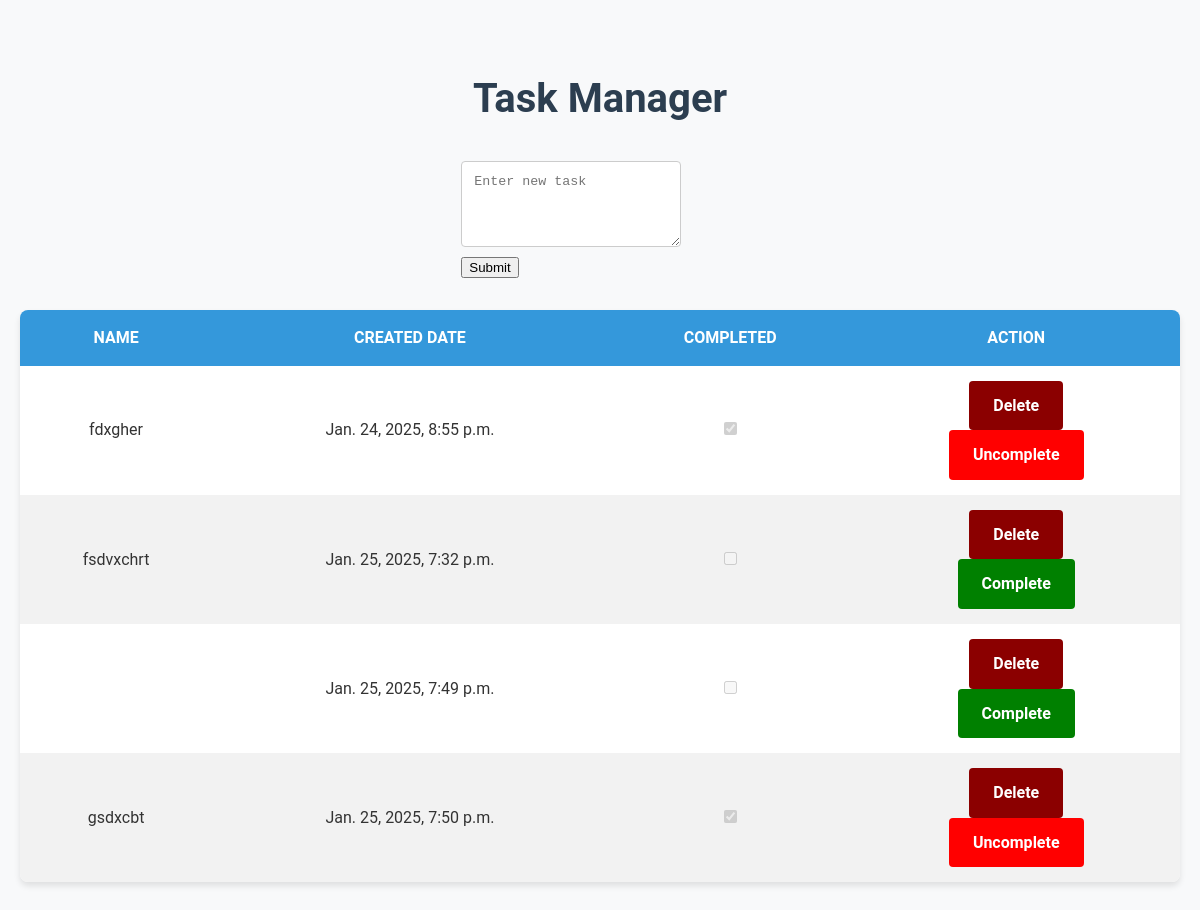
The app's page /, older data.
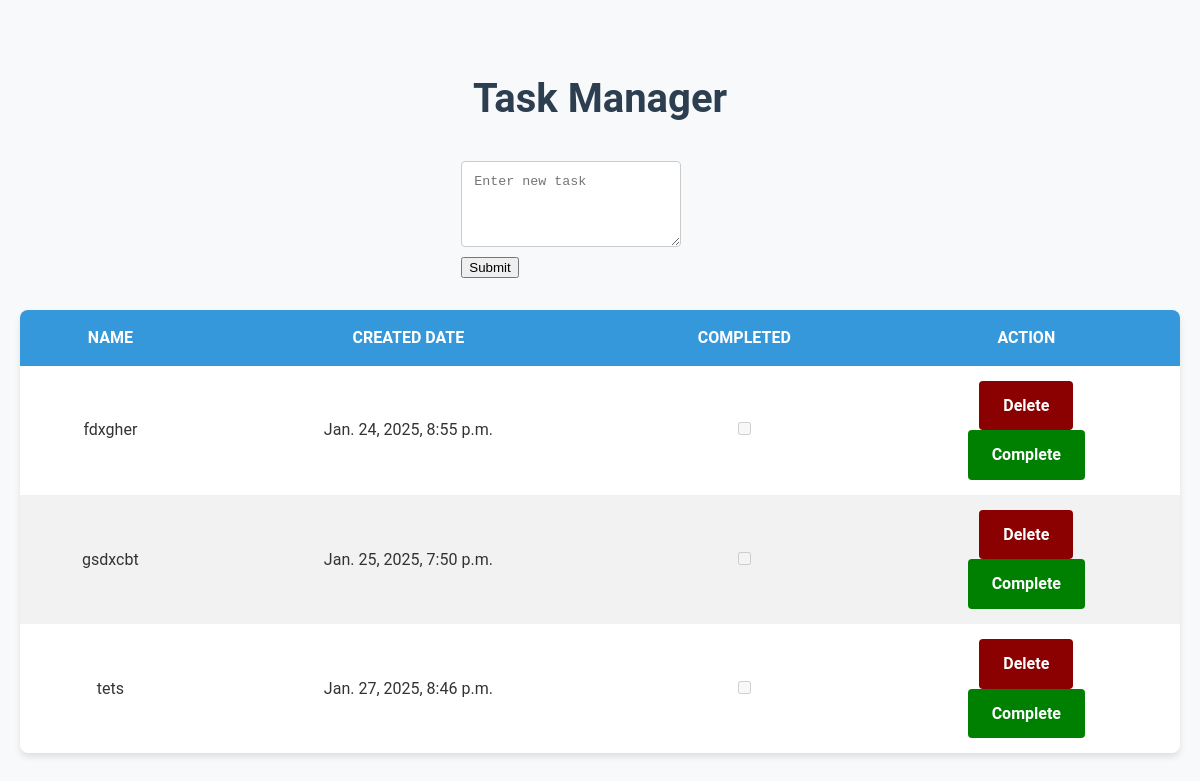
The same page, newer data.
### projet1/models.py (models this page shows)
class TodoEntry(models.Model):
    name = models.CharField(max_length=100)
    dateCreated = models.DateTimeField(default=timezone.localtime(timezone.now()))
    completed = models.BooleanField(default=False)

### projet1/views.py (the view)
# urls.py: path('', views.index, name='index'),
def index(request):
    if request.method == 'POST':
        entryName = request.POST.get('newEntry')
        newEntry = TodoEntry()
        newEntry.name = entryName
        newEntry.save()
        return redirect('/')
    else:
        entries = TodoEntry.objects.all()
        return render(request, 'index.html', {'entries': entries})

### templates/index.html (shortened to what this page needs)
{% load static %}
<!DOCTYPE html>
<html lang="en">
<head>
    <link rel="stylesheet" href="{% static 'styles.css' %}">
</head>
<body>
    <div class="container">
        <h1>Task Manager</h1>
        <div class="input-container">
            <form method="POST" action="/">
                <textarea name="newEntry" placeholder="Enter new task"></textarea>
                <input type = "submit"/>
            </form>
        </div>
        <table>
            <thead>
                <tr>
                    <th style="text-align: center; vertical-align: middle;">Name</th>
                    <th style="text-align: center; vertical-align: middle;">Created Date</th>
                    <th style="text-align: center; vertical-align: middle;">Completed</th>
                    <th style="text-align: center; vertical-align: middle;">Action</th>
                </tr>
            </thead>
            <tbody>
                {% for entry in entries %}
                    <tr>
                        <td style="text-align: center; vertical-align: middle;">{{entry.name}}</td>
                        <td style="text-align: center; vertical-align: middle;">{{entry.dateCreated}}</td>
                        {% if entry.completed == True %}
                            <td style="text-align: center; vertical-align: middle;">
                                <input type="checkbox" disabled checked>
                            </td>
                        {% else %}
                            <td style="text-align: center; vertical-align: middle;">
                                <input type="checkbox" disabled>
                            </td>
                        {% endif %}
                        <td style="text-align: center; vertical-align: middle;">
                            <a href="{% url 'delete-entry' entry.id %}" class="button-style" style="color: white; background-color: darkred; font-weight: bold;" >Delete</a><br>
                            <form method="POST" action="/">
                                {% if entry.completed == False %}
                                    <a href="{% url 'edit-entry' entry.id %}" class="button-style" style="color: white; background-color: green; font-weight: bold;">Complete</a>
                                {% else %}
                                    <a href="{% url 'edit-entry' entry.id %}" class="button-style" style="color: white; background-color: red; font-weight: bold;">Uncomplete</a>
                                {% endif %}
                            </form>
                        </td>
                    </tr>
                {% endfor %}
            </tbody>
        </table>
    </div>
</body>
</html>

### static/styles.css (style rules this page uses)
body { font-family: 'Roboto', Arial, sans-serif; line-height: 1.6; margin: 0; padding: 0; background-color: #f8f9fa; color: #333; }
.container { max-width: 1200px; margin: 0 auto; padding: 40px 20px; }
h1 { color: #2c3e50; text-align: center; margin-bottom: 30px; font-size: 2.5em; }
table { width: 100%; border-collapse: separate; border-spacing: 0; margin-top: 30px; background-color: #fff; box-shadow: 0 4px 6px rgba(0, 0, 0, 0.1); border-radius: 8px; overflow: hidden; }
th, td { padding: 15px; text-align: left; }
th { background-color: #3498db; color: #fff; font-weight: bold; text-transform: uppercase; }
tr:nth-child(even) { background-color: #f2f2f2; }
.input-container { margin-bottom: 30px; display: flex; justify-content: center; align-items: center; }
textarea { width: 70%; height: 60px; padding: 12px; margin-right: 15px; border: 1px solid #ccc; border-radius: 4px; resize: vertical; }
.button-style { display: inline-block; padding: 12px 24px; background-color: #3498db; border: none; text-decoration: none; color: #fff; border-radius: 4px; transition: background-color 0.3s ease; }
a.button-style { color: #fff; text-decoration: none; }

Row changes from the older to the newer data that the page shows:
removed TodoEntry: name "fsdvxchrt", dateCreated "Jan. 25, 2025, 7:32 p.m.", completed "Complete"
removed TodoEntry: dateCreated "Jan. 25, 2025, 7:49 p.m.", completed "Complete"
changed TodoEntry "fdxgher": value "☑" → "☐"; completed "Uncomplete" → "Complete"
changed TodoEntry "gsdxcbt": value "☑" → "☐"; completed "Uncomplete" → "Complete"
added TodoEntry: name "tets", dateCreated "Jan. 27, 2025, 8:46 p.m.", completed "Complete"
